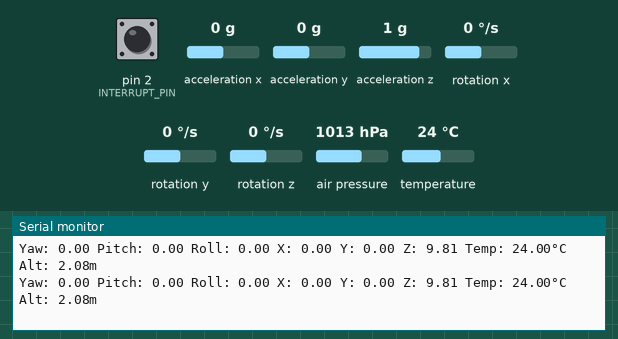
Simulated run of this program. Board: Teensy 4. Shown: the last lines printed to the serial monitor. The inputs (shaded band) are chosen by the test bench; at power-on: acceleration x 0 g, acceleration y 0 g, acceleration z 1 g, rotation z 0 °/s, pin 2 (INTERRUPT_PIN) LOW, rotation x 0 °/s, rotation y 0 °/s, air pressure 1013 hPa, temperature 24 °C. The sensor or clock chip raises its interrupt line as the real part does.

Above: at 1.8 s.
1.9 s: acceleration x set to -1.4 g
At 2.5 s:
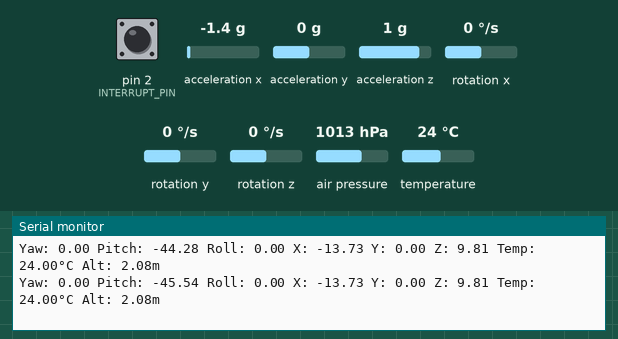
4.9 s: acceleration y set to -0.8 g
At 5.8 s:
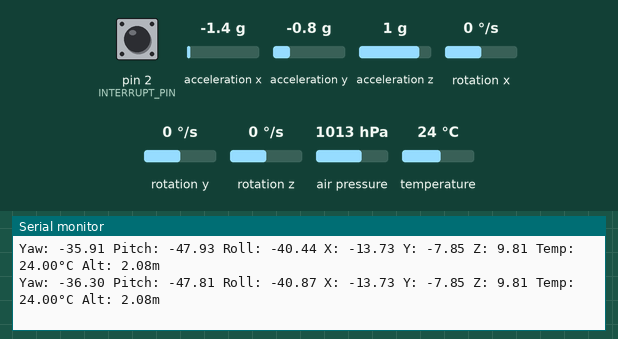
7.9 s: acceleration z set to 1.4 g
At 8.7 s:
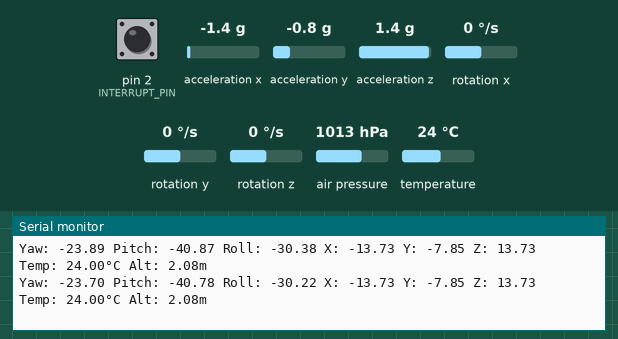
10.9 s: rotation z set to -100 °/s
At 11.4 s:
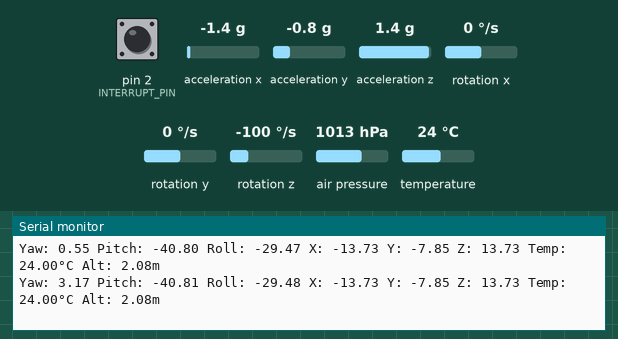
13.9 s: rotation z set to 0 °/s
At 15.0 s:
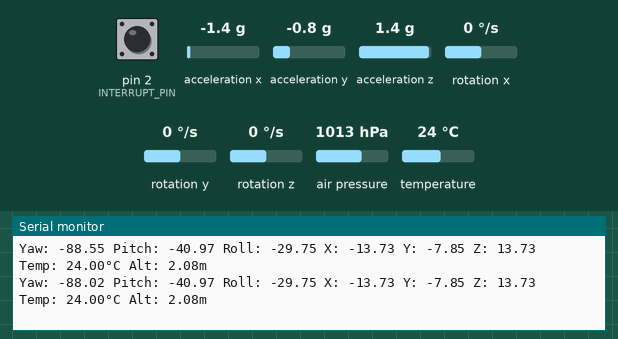
16.9 s: acceleration z set to -0.8 g
At 17.9 s:
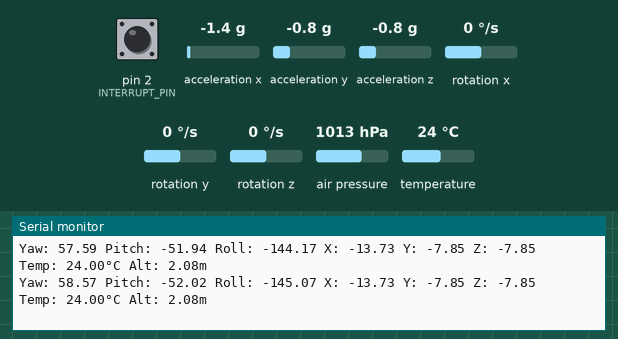
Timing chart, 0 to 19.9 s (numbered marks = the images above; inputs shaded):
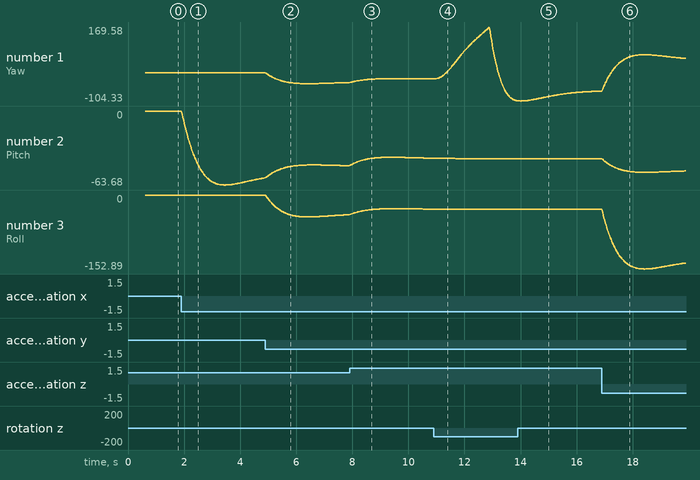

Measured:
- after the input at 1.9 s, the serial monitor: prints a new line at once (image 1)
- plotted number 2: 0 → -57.45 after the input at 1.9 s

The program:

main.cpp
```cpp
#include <Arduino.h>
#include "MPU6050Handler.h"
#include "BMP280Handler.h"

void setup() {
  // Initialize serial communication
  Serial.begin(115200);

  // Wait for serial port to connect (needed for native USB port only)
  while (!Serial) {
    delay(10);
  }

  Serial.println(F("Starting sensor initialization..."));

  // Initialize the MPU6050
  if (mpuHandler.initialize()) {
    Serial.println(F("MPU6050 initialization successful"));
  } else {
    Serial.println(F("MPU6050 initialization failed"));
  }

  // Initialize the BMP280
  if (bmpHandler.initialize()) {
    Serial.println(F("BMP280 initialization successful"));

    // Optional: Set the sea level pressure for more accurate altitude readings
    // You can calibrate this value based on your local weather report
    bmpHandler.setSeaLevelPressure(1013.25); // Standard sea level pressure in hPa
  } else {
    Serial.println(F("BMP280 initialization failed - continuing without BMP280"));
  }

  Serial.println(F("Setup complete"));
}

void loop() {
  // Update MPU6050 sensor readings and apply Kalman filter
  mpuHandler.update();

  // Update BMP280 sensor readings
  bmpHandler.update();

  // Get filtered values from MPU6050
  float yaw = mpuHandler.getYaw();
  float pitch = mpuHandler.getPitch();
  float roll = mpuHandler.getRoll();
  float accX = mpuHandler.getAccelX();
  float accY = mpuHandler.getAccelY();
  float accZ = mpuHandler.getAccelZ();

  // Get values from BMP280
  float temperature = bmpHandler.getTemperature();
  float altitude = bmpHandler.getAltitude();

  // Output formatted data
  Serial.print("Yaw: "); Serial.print(yaw);
  Serial.print(" Pitch: "); Serial.print(pitch);
  Serial.print(" Roll: "); Serial.print(roll);
  Serial.print(" X: "); Serial.print(accX);
  Serial.print(" Y: "); Serial.print(accY);
  Serial.print(" Z: "); Serial.print(accZ);

  // Only print BMP280 data if it's initialized
  if (bmpHandler.isReady()) {
    Serial.print(" Temp: "); Serial.print(temperature);
    Serial.print("°C Alt: "); Serial.print(altitude);
    Serial.println("m");
  } else {
    Serial.println(" (BMP280 not available)");
  }

  delay(10); // Small delay for stability
}
```

BMP280Handler.cpp
```cpp
#include "BMP280Handler.h"
#include <Wire.h>

// Create the global instance
BMP280Handler bmpHandler;

BMP280Handler::BMP280Handler() :
    seaLevelPressure(1013.25), // Standard sea level pressure in hPa
    lastReadTime(0),
    filteredAltitude(0),
    temperature(0),
    initialized(false) {
}

bool BMP280Handler::initialize() {
    // Initialize Wire1 for Teensy 4.1 using pins 17 (SDA1) and 16 (SCL1)
    Wire1.begin();
    Wire1.setClock(400000); // Set I2C clock speed to 400kHz for faster communication

    Serial.println(F("Initializing BMP280 on Wire1 (pins 17/16)..."));

    // The Adafruit_BMP280 library has different begin() method signatures
    // We need to use the correct one for our version of the library

    // First, try to initialize with just Wire1
    bmp = Adafruit_BMP280(&Wire1);

    // Try different I2C addresses for BMP280
    // First try the alternate address (0x76)
    if (!bmp.begin(0x76)) {
        // If that fails, try the default address (0x77)
        if (!bmp.begin(0x77)) {
            Serial.println(F("Could not find a valid BMP280 sensor on Wire1, check wiring!"));
            Serial.println(F("Trying to scan I2C bus for devices..."));

            // Scan I2C bus to find connected devices
            byte error, address;
            int deviceCount = 0;

            Serial.println(F("Scanning Wire1..."));
            for (address = 1; address < 127; address++) {
                Wire1.beginTransmission(address);
                error = Wire1.endTransmission();

                if (error == 0) {
                    Serial.print(F("I2C device found at address 0x"));
                    if (address < 16) {
                        Serial.print("0");
                    }
                    Serial.print(address, HEX);
                    Serial.println();
                    deviceCount++;
                }
            }

            if (deviceCount == 0) {
                Serial.println(F("No I2C devices found on Wire1. Check connections."));
            } else {
                Serial.print(deviceCount);
                Serial.println(F(" device(s) found on Wire1 bus."));
            }

            return false;
        }
    }

    // Configure the BMP280 sensor with more conservative settings
    bmp.setSampling(Adafruit_BMP280::MODE_NORMAL,     // Operating Mode
                    Adafruit_BMP280::SAMPLING_X2,     // Temp. oversampling
                    Adafruit_BMP280::SAMPLING_X8,     // Pressure oversampling
                    Adafruit_BMP280::FILTER_X4,       // Filtering
                    Adafruit_BMP280::STANDBY_MS_250); // Standby time

    // Wait a moment for the sensor to be ready
    delay(100);

    // Take initial readings with error checking
    temperature = bmp.readTemperature();

    // Check if temperature reading is valid (not NaN)
    if (isnan(temperature)) {
        Serial.println(F("Failed to read valid temperature from BMP280!"));
        return false;
    }

    // Read pressure first (needed for altitude calculation)
    float pressure = bmp.readPressure();
    if (pressure == 0 || isnan(pressure)) {
        Serial.println(F("Failed to read valid pressure from BMP280!"));
        return false;
    }

    // Calculate altitude
    filteredAltitude = bmp.readAltitude(seaLevelPressure);

    // Print initial readings for debugging
    Serial.print(F("Initial BMP280 readings - Temperature: "));
    Serial.print(temperature);
    Serial.print(F("°C, Pressure: "));
    Serial.print(pressure / 100.0); // Convert Pa to hPa
    Serial.print(F("hPa, Altitude: "));
    Serial.print(filteredAltitude);
    Serial.println(F("m"));

    // Initialize Kalman filter with current altitude
    kalmanAltitude.setAngle(filteredAltitude);

    // Set initialization time
    lastReadTime = millis();

    Serial.println(F("BMP280 initialized successfully!"));
    initialized = true;
    return true;
}

void BMP280Handler::update() {
    if (!initialized) {
        // Try to initialize again if it failed before
        if (!initialize()) {
            return;
        }
    }

    // Read temperature with error checking
    float newTemp = bmp.readTemperature();
    if (!isnan(newTemp)) {
        temperature = newTemp;
    } else {
        Serial.println(F("Warning: Invalid temperature reading from BMP280"));
    }

    // Read pressure with error checking
    float pressure = bmp.readPressure();
    if (pressure == 0 || isnan(pressure)) {
        Serial.println(F("Warning: Invalid pressure reading from BMP280"));
        return;
    }

    // Read raw altitude
    float rawAltitude = bmp.readAltitude(seaLevelPressure);
    if (isnan(rawAltitude)) {
        Serial.println(F("Warning: Invalid altitude calculation from BMP280"));
        return;
    }

    // Calculate delta time for Kalman filter
    unsigned long currentTime = millis();
    float dt = (currentTime - lastReadTime) / 1000.0f;
    lastReadTime = currentTime;

    // Apply Kalman filter to altitude
    // We use 0 for rate since we don't have a direct rate measurement
    filteredAltitude = kalmanAltitude.getAngle(rawAltitude, 0, dt);

    // Periodically print raw values for debugging (every 2 seconds)
    static unsigned long lastDebugTime = 0;
    if (currentTime - lastDebugTime > 2000) {
        Serial.print(F("BMP280 Raw - Temp: "));
        Serial.print(temperature);
        Serial.print(F("°C, Pressure: "));
        Serial.print(pressure / 100.0);
        Serial.print(F("hPa, Alt: "));
        Serial.print(rawAltitude);
        Serial.println(F("m"));
        lastDebugTime = currentTime;
    }
}

void BMP280Handler::setSeaLevelPressure(float pressure) {
    seaLevelPressure = pressure;
    Serial.print(F("Sea level pressure set to: "));
    Serial.print(pressure);
    Serial.println(F(" hPa"));
}

float BMP280Handler::getTemperature() {
    return temperature;
}

float BMP280Handler::getAltitude() {
    return filteredAltitude;
}

bool BMP280Handler::isReady() {
    return initialized;
} 
```

BMP280Handler.h
```cpp
#ifndef BMP280_HANDLER_H
#define BMP280_HANDLER_H

#include <Arduino.h>
#include <Adafruit_BMP280.h>
#include <Wire.h>
#include "KalmanFilter.h"

class BMP280Handler {
private:
    Adafruit_BMP280 bmp;

    // Kalman filter for altitude readings
    KalmanFilter kalmanAltitude;

    // Store the sea level pressure for altitude calculations
    float seaLevelPressure;

    // Last reading time for Kalman filter
    unsigned long lastReadTime;

    // Filtered values
    float filteredAltitude;
    float temperature;

    // Flag to track initialization status
    bool initialized;

public:
    BMP280Handler();

    // Initialize the BMP280 sensor
    bool initialize();

    // Update sensor readings
    void update();

    // Set the sea level pressure (in hPa) for more accurate altitude
    void setSeaLevelPressure(float pressure);

    // Get the current temperature in Celsius
    float getTemperature();

    // Get the current altitude in meters
    float getAltitude();

    // Check if sensor is initialized
    bool isReady();
};

// Extern declaration for the global instance
extern BMP280Handler bmpHandler;

#endif // BMP280_HANDLER_H 
```

KalmanFilter.cpp
```cpp
#include "KalmanFilter.h"

KalmanFilter::KalmanFilter() {
    /* We will set the variables like so, these can also be tuned by the user */
    Q_angle = 0.001f;
    Q_bias = 0.003f;
    R_measure = 0.03f;

    angle = 0.0f; // Reset the angle
    bias = 0.0f;  // Reset bias

    // Initialize error covariance matrix
    P[0][0] = 0.0f;
    P[0][1] = 0.0f;
    P[1][0] = 0.0f;
    P[1][1] = 0.0f;
}

float KalmanFilter::getAngle(float newAngle, float newRate, float dt) {
    // Discrete Kalman filter time update equations - Time Update ("Predict")
    // Update xhat - Project the state ahead
    /* Step 1 */
    rate = newRate - bias;
    angle += dt * rate;

    // Update estimation error covariance - Project the error covariance ahead
    /* Step 2 */
    P[0][0] += dt * (dt*P[1][1] - P[0][1] - P[1][0] + Q_angle);
    P[0][1] -= dt * P[1][1];
    P[1][0] -= dt * P[1][1];
    P[1][1] += Q_bias * dt;

    // Discrete Kalman filter measurement update equations - Measurement Update ("Correct")
    // Calculate Kalman gain - Compute the Kalman gain
    /* Step 4 */
    float S = P[0][0] + R_measure; // Estimate error
    /* Step 5 */
    float K[2]; // Kalman gain - This is a 2x1 vector
    K[0] = P[0][0] / S;
    K[1] = P[1][0] / S;

    // Calculate angle and bias - Update estimate with measurement zk (newAngle)
    /* Step 3 */
    float y = newAngle - angle; // Angle difference
    /* Step 6 */
    angle += K[0] * y;
    bias += K[1] * y;

    // Calculate estimation error covariance - Update the error covariance
    /* Step 7 */
    float P00_temp = P[0][0];
    float P01_temp = P[0][1];

    P[0][0] -= K[0] * P00_temp;
    P[0][1] -= K[0] * P01_temp;
    P[1][0] -= K[1] * P00_temp;
    P[1][1] -= K[1] * P01_temp;

    return angle;
}

void KalmanFilter::setAngle(float angle) {
    this->angle = angle;
}

float KalmanFilter::getRate() {
    return this->rate;
}

float KalmanFilter::getAngle() {
    return this->angle;
} 
```

KalmanFilter.h
```cpp
#ifndef KALMAN_FILTER_H
#define KALMAN_FILTER_H

class KalmanFilter {
private:
    float Q_angle;    // Process noise variance for the accelerometer
    float Q_bias;     // Process noise variance for the gyro bias
    float R_measure;  // Measurement noise variance

    float angle;      // The angle calculated by the Kalman filter
    float bias;       // The gyro bias calculated by the Kalman filter
    float rate;       // Unbiased rate calculated from the rate and the calculated bias

    float P[2][2];    // Error covariance matrix - This is a 2x2 matrix

public:
    KalmanFilter();

    // The angle should be in degrees and the rate should be in degrees per second and the delta time in seconds
    float getAngle(float newAngle, float newRate, float dt);

    void setAngle(float angle);
    float getRate();
    float getAngle();
};

#endif // KALMAN_FILTER_H 
```

MPU6050Handler.cpp
```cpp
#include "MPU6050Handler.h"
#include <Wire.h>

// Define the interrupt pin
#define INTERRUPT_PIN 2

// Create the global instance
MPU6050Handler mpuHandler;
volatile bool mpuInterrupt = false;

// Interrupt service routine
void dmpDataReady() {
    mpuInterrupt = true;
}

MPU6050Handler::MPU6050Handler() :
    dmpReady(false),
    mpuIntStatus(0),
    devStatus(0),
    packetSize(0),
    fifoCount(0),
    timer(0) {
    // Initialize arrays
    for (int i = 0; i < 3; i++) {
        ypr[i] = 0;
    }
    ax = ay = az = 0;
    gx = gy = gz = 0;
}

bool MPU6050Handler::initialize() {
    // Initialize I2C - use the default Wire for MPU6050
    #if I2CDEV_IMPLEMENTATION == I2CDEV_ARDUINO_WIRE
        Wire.begin();
        Wire.setClock(400000); // 400kHz I2C clock
    #elif I2CDEV_IMPLEMENTATION == I2CDEV_BUILTIN_FASTWIRE
        Fastwire::setup(400, true);
    #endif

    // Initialize serial communication
    Serial.begin(115200);

    // Initialize device
    Serial.println("Initializing I2C devices...");
    mpu.initialize();

    // Verify connection
    Serial.println("Testing device connections...");
    Serial.println(mpu.testConnection() ? "MPU6050 connection successful" : "MPU6050 connection failed");

    // Load and configure the DMP
    Serial.println(F("Initializing DMP..."));
    devStatus = mpu.dmpInitialize();

    // Supply your own gyro offsets here, scaled for min sensitivity
    mpu.setXGyroOffset(220);
    mpu.setYGyroOffset(76);
    mpu.setZGyroOffset(-85);
    mpu.setZAccelOffset(1788);

    // Make sure it worked (returns 0 if so)
    if (devStatus == 0) {
        // Calibration Time: generate offsets and calibrate our MPU6050
        mpu.CalibrateAccel(6);
        mpu.CalibrateGyro(6);
        mpu.PrintActiveOffsets();

        // Turn on the DMP, now that it's ready
        Serial.println(F("Enabling DMP..."));
        mpu.setDMPEnabled(true);

        // Enable Arduino interrupt detection
        Serial.print(F("Enabling interrupt detection (Arduino external interrupt "));
        Serial.print(digitalPinToInterrupt(INTERRUPT_PIN));
        Serial.println(F(")..."));
        attachInterrupt(digitalPinToInterrupt(INTERRUPT_PIN), dmpDataReady, RISING);
        mpuIntStatus = mpu.getIntStatus();

        // Set our DMP Ready flag so the main loop() function knows it's okay to use it
        Serial.println(F("DMP ready! Waiting for first interrupt..."));
        dmpReady = true;

        // Get expected DMP packet size for later comparison
        packetSize = mpu.dmpGetFIFOPacketSize();

        // Initialize timer for Kalman filter
        timer = millis();

        return true;
    } else {
        // ERROR!
        // 1 = initial memory load failed
        // 2 = DMP configuration updates failed
        // (if it's going to break, usually the code will be 1)
        Serial.print(F("DMP Initialization failed (code "));
        Serial.print(devStatus);
        Serial.println(F(")"));

        return false;
    }
}

void MPU6050Handler::update() {
    // If programming failed, don't try to do anything
    if (!dmpReady) return;

    // Wait for MPU interrupt or extra packet(s) available
    if (!mpuInterrupt && fifoCount < packetSize) return;

    // Reset interrupt flag and get INT_STATUS byte
    mpuInterrupt = false;
    mpuIntStatus = mpu.getIntStatus();

    // Get current FIFO count
    fifoCount = mpu.getFIFOCount();

    // Check for overflow (this should never happen unless our code is too inefficient)
    if ((mpuIntStatus & 0x10) || fifoCount == 1024) {
        // Reset so we can continue cleanly
        mpu.resetFIFO();
        Serial.println(F("FIFO overflow!"));
    }
    // Otherwise, check for DMP data ready interrupt (this should happen frequently)
    else if (mpuIntStatus & 0x02) {
        // Wait for correct available data length
        while (fifoCount < packetSize) fifoCount = mpu.getFIFOCount();

        // Read a packet from FIFO
        mpu.getFIFOBytes(fifoBuffer, packetSize);

        // Track FIFO count here in case there is > 1 packet available
        // (this lets us immediately read more without waiting for an interrupt)
        fifoCount -= packetSize;

        // Get sensor data
        mpu.dmpGetQuaternion(&q, fifoBuffer);
        mpu.dmpGetGravity(&gravity, &q);
        mpu.dmpGetYawPitchRoll(ypr, &q, &gravity);
        mpu.getMotion6(&ax, &ay, &az, &gx, &gy, &gz);

        // Calculate delta time for Kalman filter
        float dt = (millis() - timer) / 1000.0f;
        timer = millis();

        // Apply Kalman filter to angles
        float rollDeg = ypr[2] * 180 / M_PI;
        float pitchDeg = ypr[1] * 180 / M_PI;
        float yawDeg = ypr[0] * 180 / M_PI;

        float gyroX = gx * GYRO_SCALE;
        float gyroY = gy * GYRO_SCALE;
        float gyroZ = gz * GYRO_SCALE;

        kalmanX.getAngle(rollDeg, gyroX, dt);
        kalmanY.getAngle(pitchDeg, gyroY, dt);
        kalmanZ.getAngle(yawDeg, gyroZ, dt);
    }
}

float MPU6050Handler::getYaw() {
    return kalmanZ.getAngle();
}

float MPU6050Handler::getPitch() {
    return kalmanY.getAngle();
}

float MPU6050Handler::getRoll() {
    return kalmanX.getAngle();
}

float MPU6050Handler::getAccelX() {
    return ax * ACCEL_SCALE;
}

float MPU6050Handler::getAccelY() {
    return ay * ACCEL_SCALE;
}

float MPU6050Handler::getAccelZ() {
    return az * ACCEL_SCALE;
}

void MPU6050Handler::setInterruptFlag() {
    mpuInterrupt = true;
}

bool MPU6050Handler::isReady() {
    return dmpReady;
} 
```

Source omitted: MPU6050Handler.h (1848 bytes)
